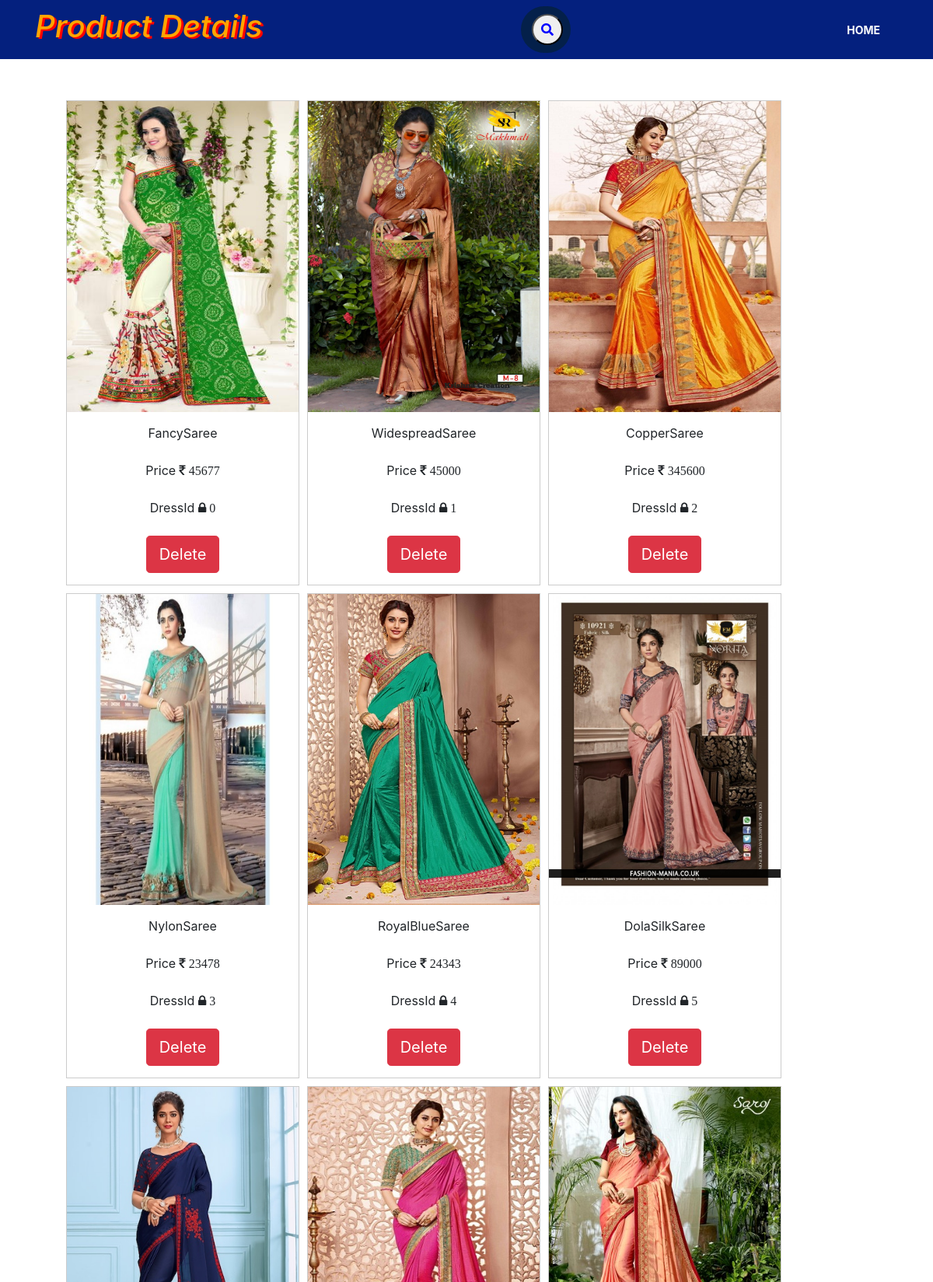
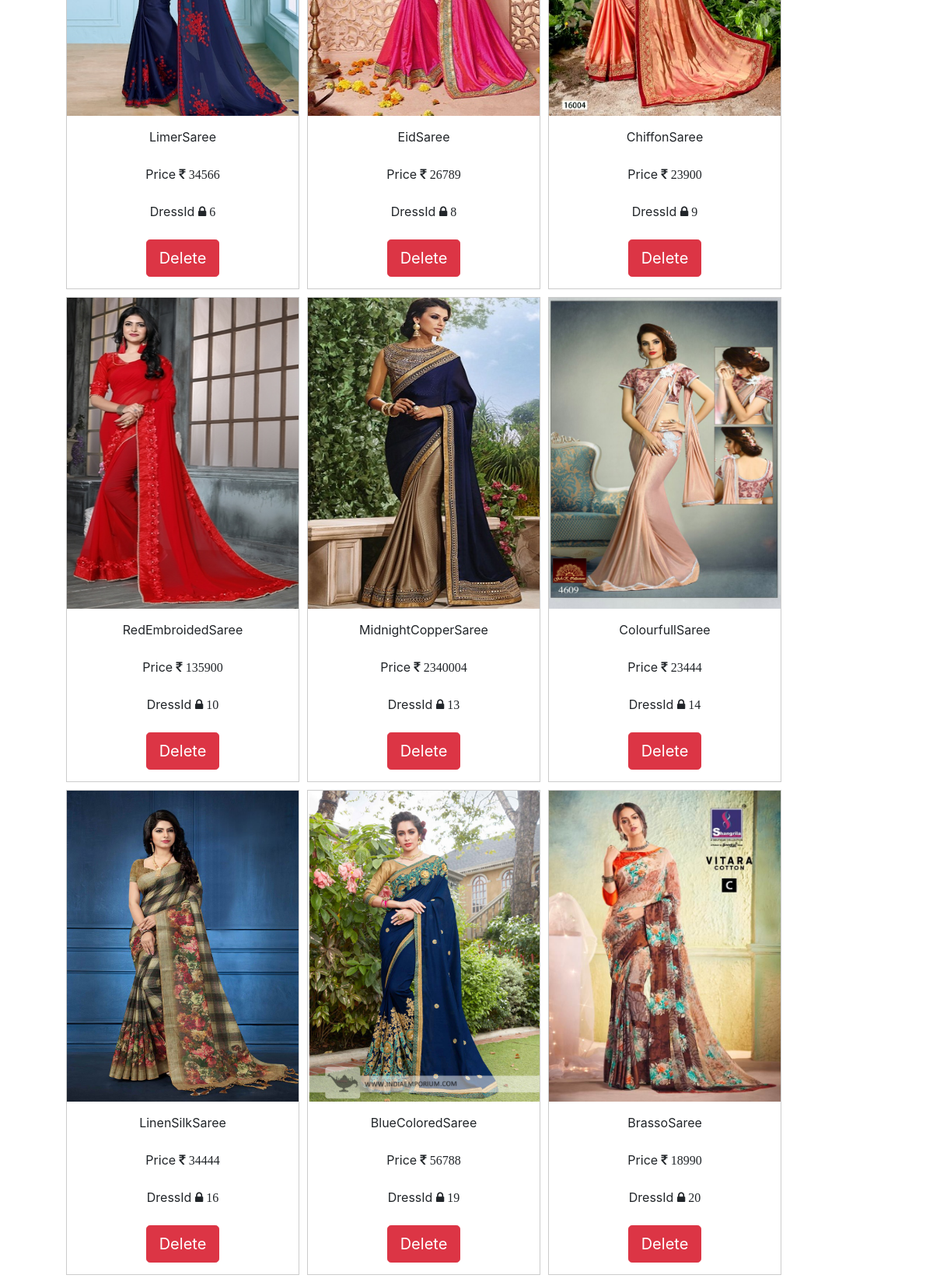
The app's page /viewadminproduct (upper part) with its own data (2 pictures, top to bottom).
### c1/models.py (models this page shows)
class dress(models.Model):
    dressid= models.IntegerField(primary_key=True)
    name = models.CharField(max_length=100,null=False)
    price = models.IntegerField()
    data=models.FileField()

### c1/views.py (the view)
# urls.py: path('viewadminproduct', views.viewadminproduct, name='viewadminproduct'),
def viewadminproduct(request):
    userlist=dress.objects.all()
    return render(request,'viewadminproduct.html',{'user':userlist})

### templates/viewadminproduct.html (shortened to what this page needs)
<!DOCTYPE html>
<html lang="en">
<head>
  <link rel="stylesheet" href="https://maxcdn.bootstrapcdn.com/bootstrap/4.4.1/css/bootstrap.min.css">
    <link rel="stylesheet" href="https://stackpath.bootstrapcdn.com/bootstrap/4.1.3/css/bootstrap.min.css">
    <link rel="stylesheet" href="https://use.fontawesome.com/releases/v5.5.0/css/all.css">
 <link href="https://cdnjs.cloudflare.com/ajax/libs/font-awesome/4.7.0/css/font-awesome.min.css" rel="stylesheet">
</head>
<body>
<nav class="navbar navbar-expand-lg navbar-dark bg-dark">
    <div class="container">
         <marquee behavior="slide" direction="right"><h1><i>Product Details</i></h1></marquee>
        <form action="adminsearch1" method="POST" enctype="multipart/form-data">
                    <div class="container h-100">
                      <div class="d-flex justify-content-center h-100">
                        <div class="searchbar">
                          <input class="search_input" type="text" name="name" placeholder="Search...">
                          <button class="search_icon"><i class="fas fa-search"></i>
                        </div>
                      </div>
                    </div>
        </form>
        <div class="col-auto">
            <div class="collapse navbar-collapse" id="navbarSupportedContent">
                <ul class="navbar-nav mr-auto">
                    <li class="nav-item active">
                        <a class="nav-link" href="adminlogout1">Home <span class="sr-only">(current)</span></a>
                    </li>
                </ul>
            </div>
        </div>
    </div>
</nav>
<br>
<br>
{% if user %}
<ol>
    {% for e in user %}
    <form action="deleteproduct" method="POST">
         <ul>
             <div class="gallery">
                <a target="_blank" href="{{e.data.url}}">
                    <img src="{{e.data.url}}"alt="Forest" width="600" height="400">
                </a>
                <div class="desc">{{e.name}} <br>
                    <br>
                                                 Price <span class="input-group-addon"> <i class="fa fa-inr"> {{e.price}}</i></span><br>
                                                    <br>
                                                 DressId <span class="input-group-addon"> <i class="fa fa-lock icon"> {{e.dressid}}</i></span><br>
                                                <br>
                                                 <center><button class="btn btn-danger btn-lg">Delete</button></center>
                </div>
             </div>
        </ul>
    </form>
    {% endfor %}
</ol>
{% endif %}
</body>
</html>

### templates/viewadminproduct.html (style rules this page uses)
.bg-dark { background-color:#04207e !important; }
.navbar-dark .navbar-nav .nav-link { font-weight:700; font-size:14px; text-transform:uppercase; }
h1 { color: orange; text-shadow: 3px 2px red; }
.searchbar { margin-bottom: auto; margin-top: auto; height: 60px; background-color: #04204a; border-radius: 30px; padding: 10px; }
.search_input { color: white; border: 0; outline: 0; background: none; width: 0; caret-color:transparent; line-height: 40px; transition: width 0.4s linear; }
.search_icon { height: 40px; width: 40px; float: right; display: flex; justify-content: center; align-items: center; border-radius: 50%; color:blue; text-decoration:none; }
div.gallery { margin: 5px; border: 1px solid #ccc; float: left; width: 300px; }
div.gallery img { width: 100%; height: 100; }
div.desc { padding: 15px; text-align: center; }

### records on screen
dress: data (picture), name "FancySaree", price "45677", dressid "0"
dress: data (picture), name "WidespreadSaree", price "45000", dressid "1"
dress: data (picture), name "CopperSaree", price "345600", dressid "2"
dress: data (picture), name "NylonSaree", price "23478", dressid "3"
dress: data (picture), name "RoyalBlueSaree", price "24343", dressid "4"
dress: data (picture), name "DolaSilkSaree", price "89000", dressid "5"
dress: data (picture), name "LimerSaree", price "34566", dressid "6"
dress: data (picture), name "EidSaree", price "26789", dressid "8"
dress: data (picture), name "ChiffonSaree", price "23900", dressid "9"
dress: data (picture), name "RedEmbroidedSaree", price "135900", dressid "10"
dress: data (picture), name "MidnightCopperSaree", price "2340004", dressid "13"
dress: data (picture), name "ColourfullSaree", price "23444", dressid "14"
dress: data (picture), name "LinenSilkSaree", price "34444", dressid "16"
dress: data (picture), name "BlueColoredSaree", price "56788", dressid "19"
dress: data (picture), name "BrassoSaree", price "18990", dressid "20"
